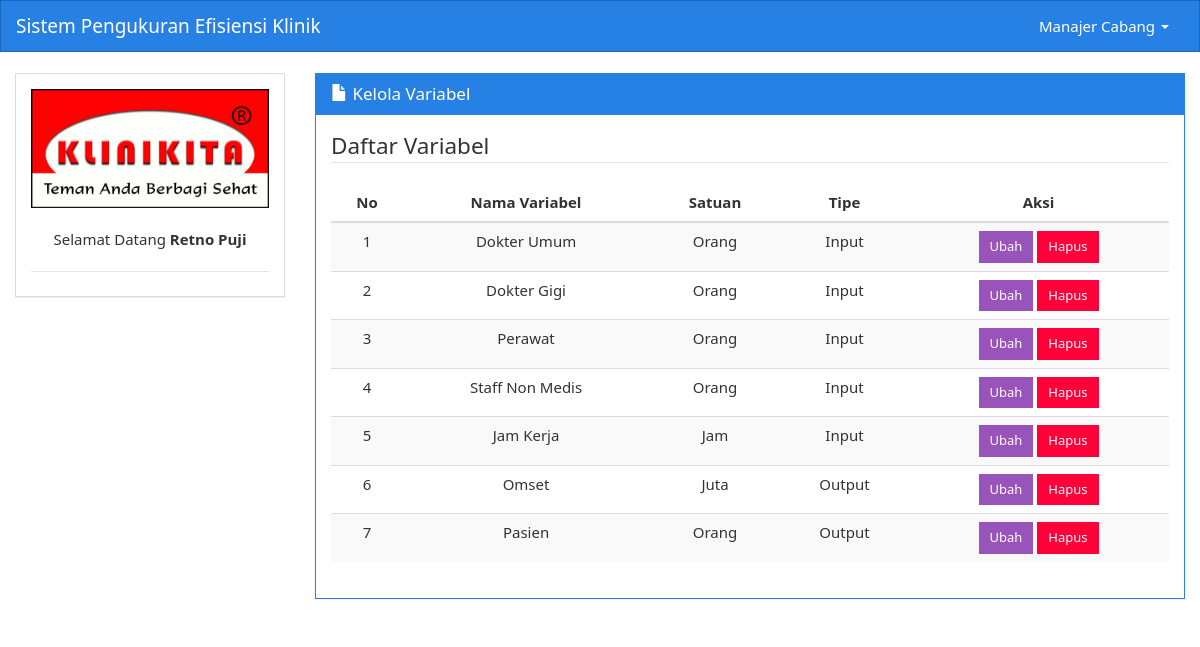
Before: /kelola_variabel.php (signed in) with the older database file.
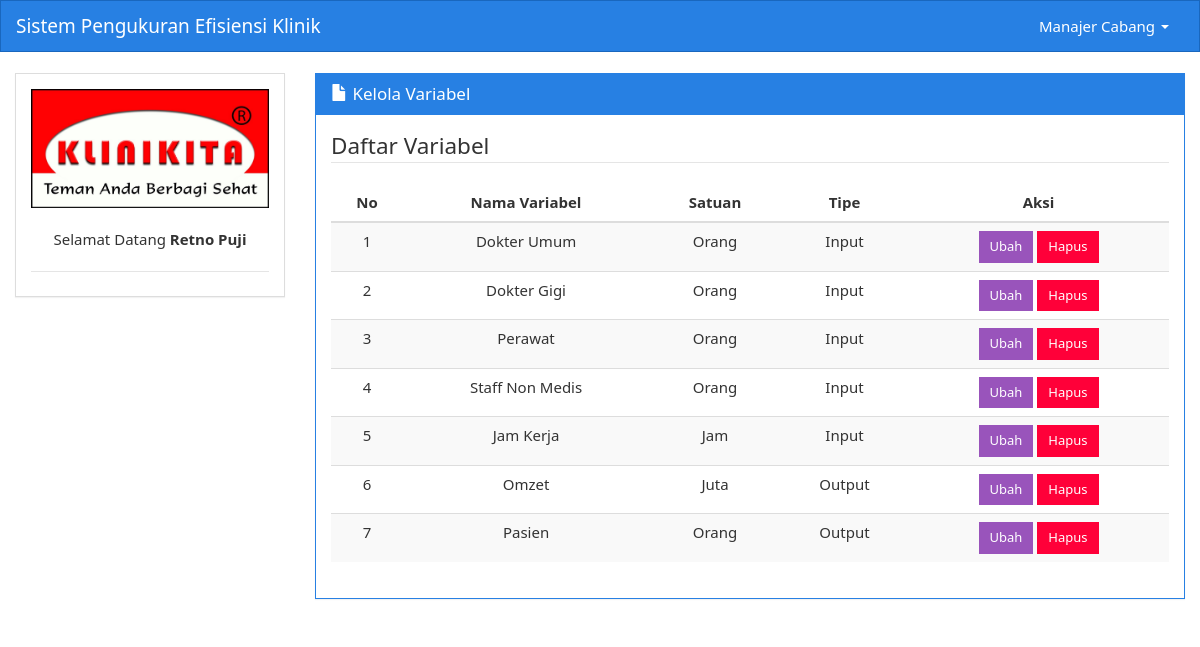
After: the same page with the newer database file.
### tables this page shows
CREATE TABLE IF NOT EXISTS `tb_variabel` (
`id_variabel` int(11) NOT NULL,
  `nama_variabel` varchar(20) NOT NULL,
  `jenis_variabel` char(6) NOT NULL,
  `satuan` varchar(20) NOT NULL
);

### kelola_variabel.php (the view, shortened to what this page needs)
<?php include 'layout.php'; ?>
	<div class="col-md-9">
		<div class="panel panel-primary">
			<div class="panel-heading">
				    <h3 class="panel-title"><span class="glyphicon glyphicon-file"></span> Kelola Variabel</h3>
			</div>
			  	<div class="panel-body">
			  		<legend>Daftar Variabel</legend>
					<table class="table table-striped table-hover ">
					  <thead>
					    <tr>
					      <th>No</th>
					      <th>Nama Variabel</th>
					      <th>Satuan</th>
					      <th>Tipe</th>
					      <th>Aksi</th>
					    </tr>
					  </thead>
					  <tbody>
					    <?php
					    	$i=1;
					    	$query= mysqli_query($conn,"SELECT * FROM tb_variabel ORDER BY jenis_variabel, id_variabel ASC");
					    	if(mysqli_num_rows($query)>0){
					    		while ($variabel = mysqli_fetch_assoc($query)) {
					    			echo '<tr>
					    					<td>'.$i.'</td>
					    					<td>'.$variabel['nama_variabel'].'</td>
					    					<td>'.$variabel['satuan'].'</td>
					    					<td>'.$variabel['jenis_variabel'].'</td>
					    					<td>
												<a href="ubah_variabel.php?id='.$variabel['id_variabel'].'" class="btn btn-info btn-sm">Ubah</a>
												<a href="process/d_variabel.php?id='.$variabel['id_variabel'].'" class="btn btn-danger btn-sm">Hapus</a>
							        		</td>
					    				</tr>
					    			';
					    			$i++;
					    		}
					    	}
					    ?>
					  </tbody>
					</table>
			  	</div>
		</div>
	</div>
<?php include 'closing.php'; ?>

Changed rows visible on the page:
changed tb_variabel "Juta": nama_variabel "Omset" → "Omzet"
